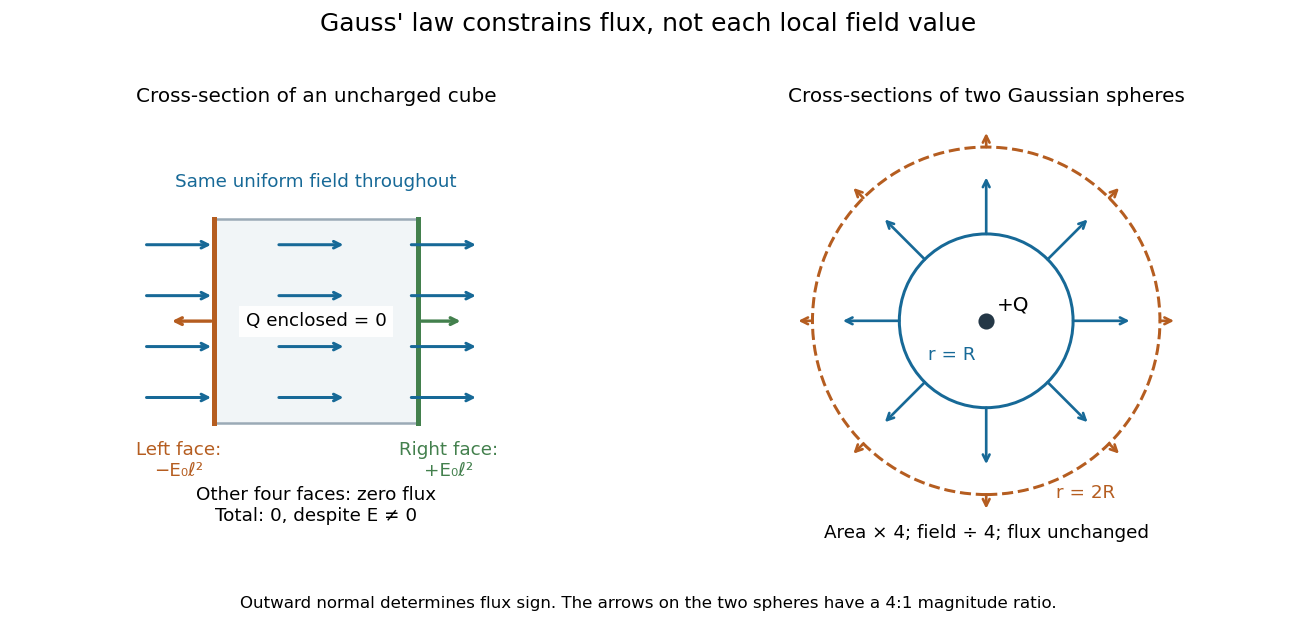

Write the Python code that produced this figure.
"""Cross-sections illustrate signed cube flux and equal spherical flux."""

from pathlib import Path

import matplotlib
matplotlib.use("Agg")
import matplotlib.pyplot as plt
from matplotlib.patches import Circle, Rectangle
import numpy as np


def main():
    assert -1+1 == 0
    assert np.isclose(1**2 * 1, 2**2 * .25)
    blue, orange, green = "#176997", "#b55d20", "#43804d"
    fig, axes = plt.subplots(1, 2, figsize=(10.8, 5.2), dpi=120)
    ax = axes[0]
    ax.add_patch(Rectangle((-1, -1), 2, 2, facecolor="#f1f5f7", edgecolor="#9baab6", lw=1.5))
    for y in [-.75, -.25, .25, .75]:
        for start in [-1.7, -.4, .9]:
            ax.annotate("", (start+.7, y), (start, y),
                        arrowprops={"arrowstyle": "->", "lw": 1.8, "color": blue})
    ax.plot([-1, -1], [-1, 1], color=orange, lw=3)
    ax.plot([1, 1], [-1, 1], color=green, lw=3)
    ax.annotate("", (-1.45, 0), (-1, 0),
                arrowprops={"arrowstyle": "->", "lw": 2, "color": orange})
    ax.annotate("", (1.45, 0), (1, 0),
                arrowprops={"arrowstyle": "->", "lw": 2, "color": green})
    ax.text(-1.35, -1.18, "Left face:\n−E₀ℓ²", ha="center", va="top", color=orange, fontsize=11)
    ax.text(1.3, -1.18, "Right face:\n+E₀ℓ²", ha="center", va="top", color=green, fontsize=11)
    ax.text(0, 1.32, "Same uniform field throughout", ha="center", color=blue, fontsize=11)
    ax.text(0, 0, "Q enclosed = 0", ha="center", va="center", fontsize=11,
            bbox={"facecolor": "white", "edgecolor": "none", "alpha": .95})
    ax.text(0, -1.96, "Other four faces: zero flux\nTotal: 0, despite E ≠ 0", ha="center", fontsize=11)
    ax.set(xlim=(-2.2, 2.2), ylim=(-2.3, 2.05))
    ax.set_aspect("equal"); ax.axis("off")
    ax.set_title("Cross-section of an uncharged cube", fontsize=12)
    ax = axes[1]
    ax.add_patch(Circle((0, 0), 1, fill=False, color=blue, lw=1.8))
    ax.add_patch(Circle((0, 0), 2, fill=False, color=orange, lw=1.8, ls="--"))
    for radius, length, color in [(1, .65, blue), (2, .65/4, orange)]:
        for angle in np.arange(0, 2*np.pi, np.pi/4):
            direction = np.array([np.cos(angle), np.sin(angle)])
            ax.annotate("", (radius+length)*direction, radius*direction,
                        arrowprops={"arrowstyle": "->", "color": color,
                                    "lw": 1.6, "shrinkA": 0, "shrinkB": 0})
    ax.scatter([0], [0], color="#243746", s=75, zorder=4)
    ax.text(.12, .12, "+Q", fontsize=12)
    ax.text(-.67, -.45, "r = R", color=blue, fontsize=11)
    ax.text(.8, -2.04, "r = 2R", color=orange, fontsize=11)
    ax.set(xlim=(-2.6, 2.6), ylim=(-2.7, 2.4))
    ax.set_aspect("equal"); ax.axis("off")
    ax.text(0, -2.50, "Area × 4; field ÷ 4; flux unchanged", ha="center", fontsize=11)
    ax.set_title("Cross-sections of two Gaussian spheres", fontsize=12)
    fig.suptitle("Gauss' law constrains flux, not each local field value", fontsize=15)
    fig.text(.5, .025, "Outward normal determines flux sign. The arrows on the two spheres have a 4:1 magnitude ratio.",
             ha="center", fontsize=10)
    fig.subplots_adjust(left=.025, right=.98, bottom=.11, top=.82, wspace=.18)
    fig.savefig(Path.cwd() / Path(__file__).with_suffix(".png").name, facecolor="white")
    plt.close(fig)


if __name__ == "__main__":
    main()
